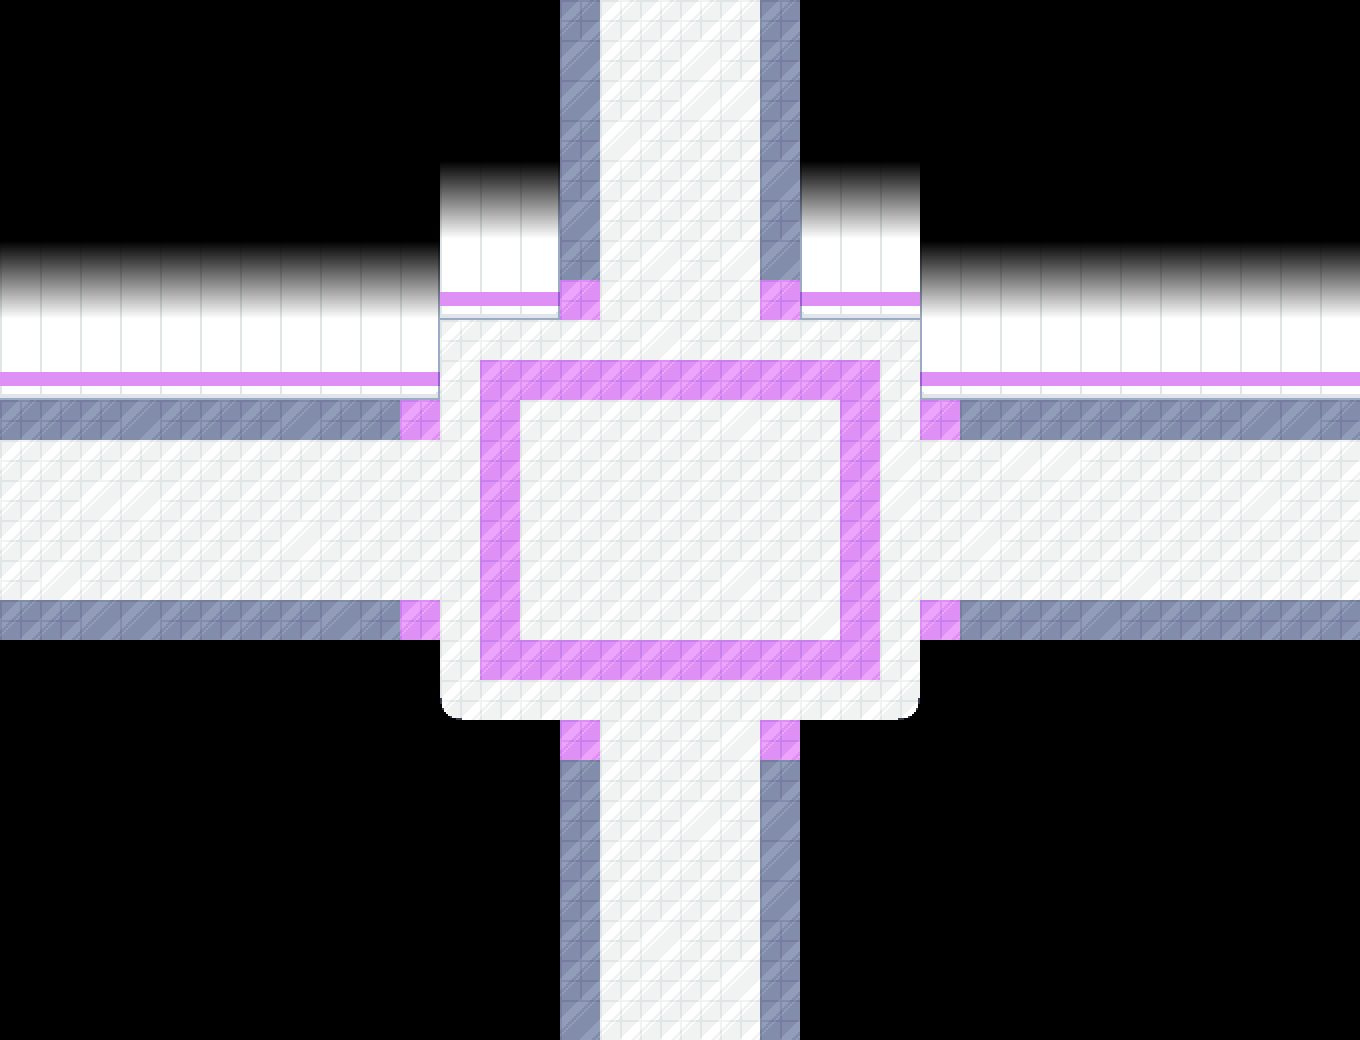

A 2D game scene composited from a Tiled map and its tileset images. What follows is a short description and the map's XML, with each tile layer's data collapsed to a summary:
An orthogonal 34x26 tile map with 40x40 px tiles, 3 tile layers (tiles, decal, decal_over) and 61 objects (29x npc, 5x floormirror, 4x transition, savepoint, script, ...).

<map version="1.11" tiledversion="1.12.2" orientation="orthogonal" renderorder="right-down" width="34" height="26" tilewidth="40" tileheight="40" infinite="0" nextlayerid="8" nextobjectid="94">
 <editorsettings>
  <export target="hall.lua" format="lua" />
 </editorsettings>
 <properties>
  <property name="light" type="bool" value="true" />
  <property name="music" value="chloe" />
  <property name="name" value="The Mall - Crossroads" />
 </properties>
 <tileset firstgid="1" source="../tilesets/mall.tsx" />
 <layer id="1" name="tiles" width="34" height="26">
  <data>[884 cells, 460 non-empty, 11 distinct tile ids]</data>
 </layer>
 <objectgroup id="7" name="floormirror" class="objects" visible="0" locked="1">
  <object id="55" name="floormirror" x="0" y="400" width="440" height="240">
   <properties>
    <property name="actor" value="bench" />
    <property name="cutscene" value="generic.bench" />
   </properties>
  </object>
  <object id="56" name="floormirror" x="440" y="320" width="480" height="400">
   <properties>
    <property name="actor" value="bench" />
    <property name="cutscene" value="generic.bench" />
   </properties>
  </object>
  <object id="57" name="floormirror" x="560" y="0" width="240" height="320">
   <properties>
    <property name="actor" value="bench" />
    <property name="cutscene" value="generic.bench" />
   </properties>
  </object>
  <object id="58" name="floormirror" x="560" y="720" width="240" height="320">
   <properties>
    <property name="actor" value="bench" />
    <property name="cutscene" value="generic.bench" />
   </properties>
  </object>
  <object id="59" name="floormirror" x="920" y="400" width="440" height="240">
   <properties>
    <property name="actor" value="bench" />
    <property name="cutscene" value="generic.bench" />
   </properties>
  </object>
 </objectgroup>
 <layer id="5" name="decal" width="34" height="26">
  <data>[884 cells, 58 non-empty, 4 distinct tile ids]</data>
 </layer>
 <objectgroup color="#0000ff" id="2" name="collision">
  <object id="31" x="960" y="360" width="400" height="40" />
  <object id="32" x="800" y="280" width="120" height="40" />
  <object id="33" x="920" y="320" width="40" height="80" />
  <object id="34" x="400" y="320" width="40" height="80" />
  <object id="35" x="440" y="280" width="120" height="40" />
  <object id="36" x="0" y="360" width="400" height="40" />
  <object id="37" x="0" y="640" width="400" height="40" />
  <object id="38" x="400" y="640" width="40" height="80" />
  <object id="39" x="440" y="720" width="120" height="40" />
  <object id="43" x="960" y="640" width="400" height="40" />
  <object id="44" x="920" y="640" width="40" height="80" />
  <object id="45" x="800" y="720" width="120" height="40" />
  <object id="46" x="520" y="760" width="40" height="280" />
  <object id="47" x="800" y="760" width="40" height="280" />
  <object id="48" x="520" y="0" width="40" height="280" />
  <object id="49" x="800" y="0" width="40" height="280" />
 </objectgroup>
 <objectgroup color="#ff00ff" id="3" name="objects">
  <object id="15" name="transition" x="560" y="1040" width="240" height="40">
   <properties>
    <property name="map" value="southHall" />
    <property name="marker" value="top" />
   </properties>
  </object>
  <object id="17" name="transition" x="560" y="-40" width="240" height="40">
   <properties>
    <property name="map" value="lab_lw" />
    <property name="marker" value="entry" />
   </properties>
  </object>
  <object id="19" name="transition" x="-40" y="400" width="40" height="240">
   <properties>
    <property name="map" value="cafeOutside" />
    <property name="marker" value="entryRight" />
   </properties>
  </object>
  <object id="22" name="transition" x="1360" y="400" width="40" height="240">
   <properties>
    <property name="map" value="eastHall" />
    <property name="marker" value="left" />
   </properties>
  </object>
  <object id="23" name="npc" x="80" y="400" width="40" height="40">
   <properties>
    <property name="actor" value="bench/down" />
    <property name="cutscene" value="generic.bench" />
   </properties>
  </object>
  <object id="24" name="npc" x="320" y="400" width="40" height="40">
   <properties>
    <property name="actor" value="bench/down" />
    <property name="cutscene" value="generic.bench" />
   </properties>
  </object>
  <object id="26" name="npc" x="820" y="320" width="40" height="40">
   <properties>
    <property name="actor" value="bench/down" />
    <property name="cutscene" value="generic.bench" />
   </properties>
  </object>
  <object id="27" name="npc" x="1000" y="400" width="40" height="40">
   <properties>
    <property name="actor" value="bench/down" />
    <property name="cutscene" value="generic.bench" />
   </properties>
  </object>
  <object id="28" name="npc" x="1240" y="400" width="40" height="40">
   <properties>
    <property name="actor" value="bench/down" />
    <property name="cutscene" value="generic.bench" />
   </properties>
  </object>
  <object id="29" name="npc" x="660" y="500" width="40" height="40">
   <properties>
    <property name="actor" value="fountain" />
    <property name="cutscene" value="generic.fountain" />
   </properties>
  </object>
  <object id="30" name="savepoint" x="580" y="530" width="40" height="40">
   <properties>
    <property name="text1">* The power of testing
shines within you.</property>
   </properties>
  </object>
  <object id="60" name="npc" x="500" y="320" width="40" height="40">
   <properties>
    <property name="actor" value="bench/down" />
    <property name="cutscene" value="generic.bench" />
   </properties>
  </object>
  <object id="61" name="npc" x="660" y="560" width="40" height="40">
   <properties>
    <property name="actor" value="bench/down" />
    <property name="cutscene" value="generic.bench" />
   </properties>
  </object>
  <object id="62" name="npc" x="550" y="520" width="40" height="40">
   <properties>
    <property name="actor" value="bench/left" />
    <property name="cutscene" value="generic.bench" />
   </properties>
  </object>
  <object id="63" name="npc" x="770" y="520" width="40" height="40">
   <properties>
    <property name="actor" value="bench/right" />
    <property name="cutscene" value="generic.bench" />
   </properties>
  </object>
  <object id="64" name="npc" x="660" y="460" width="40" height="40">
   <properties>
    <property name="actor" value="bench/up" />
    <property name="cutscene" value="generic.bench" />
   </properties>
  </object>
  <object id="65" name="npc" x="500" y="700" width="40" height="40">
   <properties>
    <property name="actor" value="bench/bottom" />
    <property name="cutscene" value="generic.bench" />
   </properties>
  </object>
  <object id="66" name="npc" x="820" y="700" width="40" height="40">
   <properties>
    <property name="actor" value="bench/bottom" />
    <property name="cutscene" value="generic.bench" />
   </properties>
  </object>
  <object id="67" name="npc" x="1000" y="620" width="40" height="40">
   <properties>
    <property name="actor" value="bench/bottom" />
    <property name="cutscene" value="generic.bench" />
   </properties>
  </object>
  <object id="68" name="npc" x="1240" y="620" width="40" height="40">
   <properties>
    <property name="actor" value="bench/bottom" />
    <property name="cutscene" value="generic.bench" />
   </properties>
  </object>
  <object id="69" name="npc" x="80" y="620" width="40" height="40">
   <properties>
    <property name="actor" value="bench/bottom" />
    <property name="cutscene" value="generic.bench" />
   </properties>
  </object>
  </objectgroup>
 <objectgroup color="#7f00ff" id="4" name="markers">
  <!-- 5 objects omitted --></objectgroup>
 <layer id="6" name="decal_over" width="34" height="26">
  <data>[884 cells, 6 non-empty, 3 distinct tile ids]</data>
 </layer>
</map>
<!-- 19 of 61 objects omitted -->
